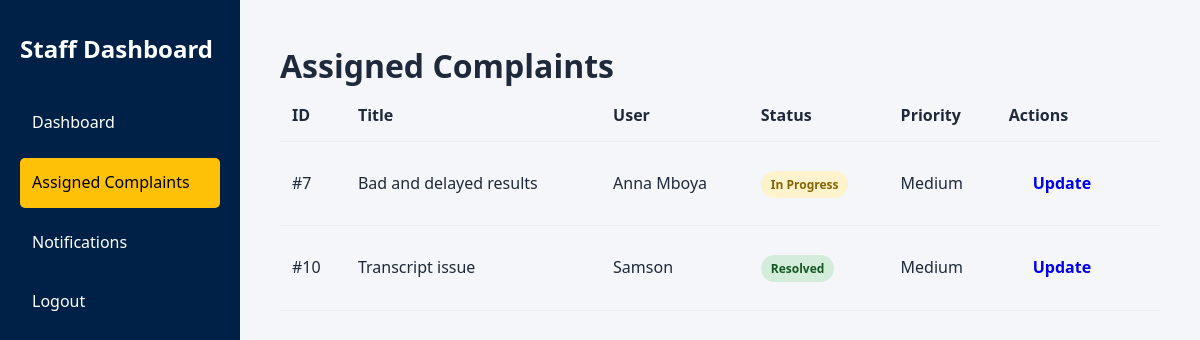
Page /web_based/staff/assigned_complaints.php (signed in) on the committed database.
### tables this page shows
CREATE TABLE `complaints` (
  `id` int(11) NOT NULL,
  `user_id` int(11) NOT NULL,
  `category_id` int(11) NOT NULL,
  `complaint_type_id` int(11) DEFAULT NULL,
  `department_id` int(11) NOT NULL,
  `title` varchar(255) NOT NULL,
  `description` text NOT NULL,
  `status` enum('Pending','In Progress','Resolved','Rejected') DEFAULT 'Pending',
  `priority` enum('Low','Medium','High','Critical') DEFAULT 'Medium',
  `assigned_to` int(11) DEFAULT NULL,
  `created_at` timestamp NOT NULL DEFAULT current_timestamp(),
  `updated_at` timestamp NOT NULL DEFAULT current_timestamp() ON UPDATE current_timestamp(),
  `sla_deadline` datetime DEFAULT NULL,
  `resolved_at` datetime DEFAULT NULL,
  `sla_status` enum('Within SLA','Breached','Pending') DEFAULT 'Pending'
);

CREATE TABLE `users` (
  `id` int(11) NOT NULL,
  `name` varchar(100) NOT NULL,
  `email` varchar(150) NOT NULL,
  `password` varchar(255) NOT NULL,
  `role` enum('admin','staff','user') DEFAULT 'user',
  `department_id` int(11) DEFAULT NULL,
  `status` enum('active','inactive') DEFAULT 'active',
  `created_at` timestamp NOT NULL DEFAULT current_timestamp(),
  `department_role` enum('none','department_admin') DEFAULT 'none',
  `total_assigned` int(11) DEFAULT 0,
  `total_resolved` int(11) DEFAULT 0,
  `average_resolution_time` float DEFAULT 0,
  `reset_token` varchar(255) DEFAULT NULL,
  `reset_expires` datetime DEFAULT NULL
);

### web_based/staff/assigned_complaints.php (the view, shortened to what this page needs)
<?php
include "../db.php";
$staff_id = $_SESSION['user_id'];
$complaints = mysqli_query($conn, "
    SELECT c.*, u.name AS user_name
    FROM complaints c
    JOIN users u ON c.user_id = u.id
    WHERE c.assigned_to = $staff_id
    ORDER BY c.status ASC, c.created_at DESC
");
?>
<!DOCTYPE html>
<html>
<head>
    <link rel="stylesheet" href="../assets/css/style.css">
</head>
<body>
<div class="dashboard">
    <aside class="sidebar">
        <h2>Staff Dashboard</h2>
        <a href="staff_dashboard.php">Dashboard</a>
        <a href="assigned_complaints.php" class="active">Assigned Complaints</a>
        <a href="notifications.php">Notifications</a>
        <a href="../logout.php">Logout</a>
    </aside>
    <main class="main-content">
        <h1>Assigned Complaints</h1>
        <table>
            <thead>
                <tr><th>ID</th><th>Title</th><th>User</th><th>Status</th><th>Priority</th><th>Actions</th></tr>
            </thead>
            <tbody>
                <?php while($c = mysqli_fetch_assoc($complaints)) {
                    $status_class = strtolower(str_replace(' ', '-', $c['status']));
                ?>
                <tr>
                    <td>#<?php echo $c['id']; ?></td>
                    <td><?php echo htmlspecialchars($c['title']); ?></td>
                    <td><?php echo htmlspecialchars($c['user_name']); ?></td>
                    <td><span class="badge <?php echo $status_class; ?>"><?php echo $c['status']; ?></span></td>
                    <td><?php echo $c['priority']; ?></td>
                    <td>
                        <a href="update_status.php?id=<?php echo $c['id']; ?>" class="btn btn-primary">Update</a>
                    </td>
                </tr>
                <?php } ?>
            </tbody>
        </table>
    </main>
</div>
</body>
</html>

### web_based/assets/css/style.css (style rules this page uses)
* { box-sizing: border-box; margin: 0; padding: 0; }
body { font-family: 'Segoe UI', sans-serif; background: #f8fafc; color: #1e293b; line-height: 1.6; }
.btn { display: inline-block; padding: 12px 24px; margin: 5px 0; border-radius: 6px; text-decoration: none; font-weight: 600; transition: 0.3s; }
.dashboard { display: flex; min-height: 100vh; font-family: 'Segoe UI', sans-serif; }
.sidebar { width: 240px; background: #002147; color: white; padding: 30px 20px; }
.sidebar h2 { margin-bottom: 30px; }
.sidebar a { display: block; padding: 12px; margin-bottom: 10px; text-decoration: none; color: white; border-radius: 5px; transition: 0.3s; }
.sidebar a:hover, .sidebar a.active { background: #ffc107; color: black; }
.main-content { flex: 1; padding: 40px; background: #f4f6f9; }
table { width: 100%; border-collapse: collapse; }
table th, table td { padding: 12px; border-bottom: 1px solid #eee; text-align: left; }
.badge { padding: 5px 10px; border-radius: 15px; font-size: 12px; font-weight: bold; }
.badge.resolved { background: #d4edda; color: #155724; }
.badge.in-progress { background: #fff3cd; color: #856404; }

### rows in the picture
complaints: id "7", title "Bad and delayed results", user.name "Anna Mboya", status "In Progress", priority "Medium"
complaints: id "10", title "Transcript issue", user.name "Samson", status "Resolved", priority "Medium"
